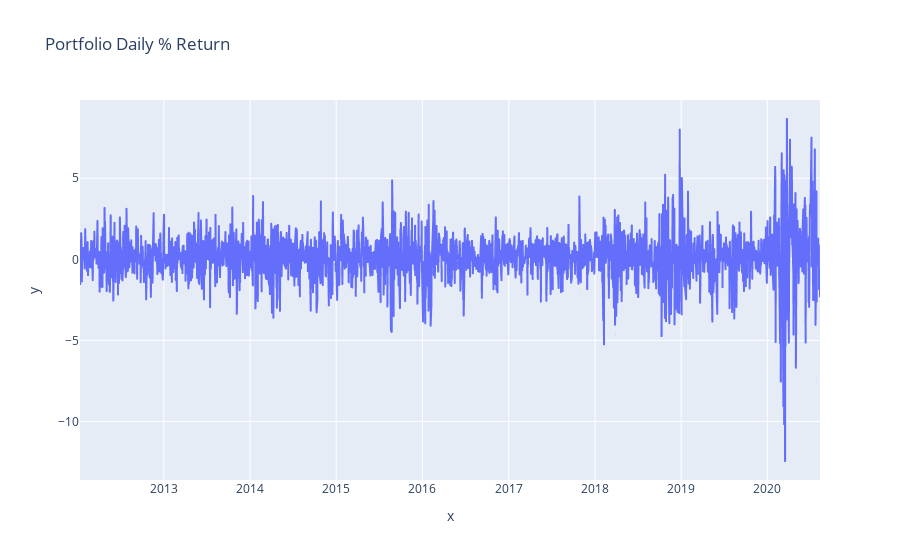

This figure's notebook cell:
### Markdown cell above
# Portfolio Data Visualization

### Code cell
# plot portfolio daily return
fig = px.line(x=df_portfolio.Date, y=df_portfolio['Portfolio Daily % Return'], title='Portfolio Daily % Return')
fig.show()

### Figure 1 — Plotly figure (JSON) as saved in the notebook; plotly's stock layout.template omitted (floating-point values rounded to 4 significant figures; data arrays with more than 128 entries replaced by an {"elided": "..."} marker saying what was removed)
{"data": [{"hovertemplate": "x=%{x}<br>y=%{y}<extra></extra>", "legendgroup": "", "line": {"color": "#636efa", "dash": "solid"}, "mode": "lines", "name": "", "showlegend": false, "type": "scattergl", "x": {"elided": "2159 str values"}, "xaxis": "x", "y": {"elided": "2159 float values"}, "yaxis": "y"}], "layout": {"legend": {"tracegroupgap": 0}, "title": {"text": "Portfolio Daily % Return"}, "xaxis": {"anchor": "y", "domain": [0, 1], "title": {"text": "x"}}, "yaxis": {"anchor": "x", "domain": [0, 1], "title": {"text": "y"}}}}
